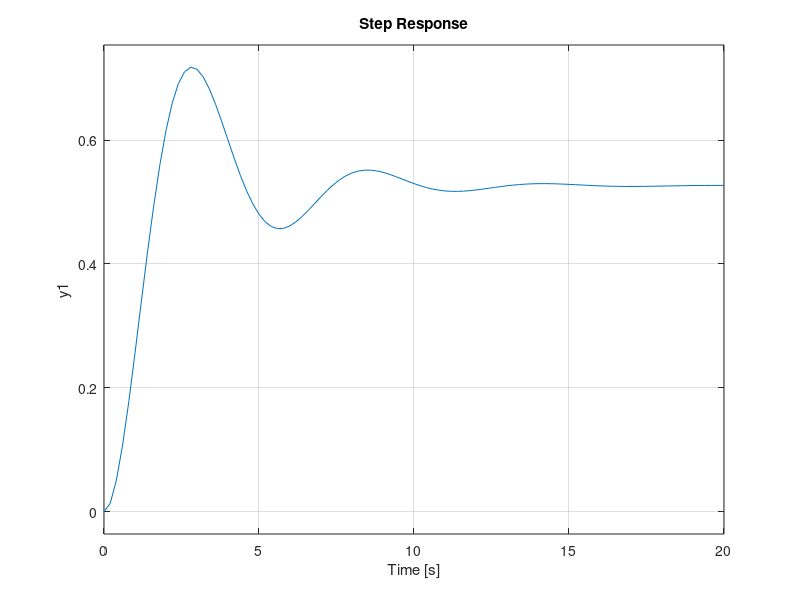

Write MATLAB code to recreate this figure. (Note: this script raises an error after producing the figure.)
%ACS1321 Exam Resit MATLAB Code

%% LECTURE 1 %%%%%%%%%%%%%%%%%%%%%%%%%%%%%%%%%%%%%%%%%%%%%%%%%%%%%%%%%%%%%%
%% DEFINE CLOSED LOOP TRANSFER FUNCTION AND TAKE STEP RESPONSE

s = tf ('s'); % define the Laplace variable as a transfer function
G = -3/(2*s+1) ; % Use s to write down the transfer function directly
step(G)

%% PLOT OF UNIT STEP RESPONSE WITH STEP INFO

s = tf('s'); % define the Laplace variable s as a transfer function
G = 1/(1.4*s^2 + s + 1.9) % use s to write down the transfer function directly
step(G) % obtain plot of step response
[y,t] = step(G); % obtain numerical values of step response y, for time t
stepinfo(G) % transient step response analysis of transfer function G 

%% PLOT OF IMPULSE RESPONSE

s = tf('s'); % define the Laplace variable s as a transfer function
G = 10/(s+2); % use s to write down the transfer function directly
impulse(G); % plot impulse response from transfer function G
[y,t] = impulse(G); % obtain numerical values of impulse response y for time

%% SYMBOLIC/ANALYTIC EXPRESSION OF STEP RESPONSE USING INVERSE LAPLACE (SO IN THE FORM: y(t) = K-Ke^(-t/T))

syms s % define the Laplace variable s as a symbolic variable
G = 2.47*(s+1)/(s^2+3*s+5); % define the plant transfer function symbolically
R = 1/s; % define the unit step input symbolically
Y = G*R; % define the output as output=plant*step input
y = ilaplace(Y) % obtain the analytic form of the step response

%% OBTAIN TRANSFER FUNCTION POLES

s = tf('s'); % define the Laplace variable s as a transfer function
G = 5/(7*s+5); % use s to write down the transfer function directly
pole(G) % obtain numerical values of poles
pzmap(G) % obtain plot of pole-zero map in the complex plane

%% RESIDUE (FOR FINDING THE PARTIAL FRACTION EXPANSION OF A TRANSFER FUNCTION)

b = [9.2 (9.2*3) (9.2*2)]
a = [1 22 175 594 720 0]
[r,p,k] = residue(b,a)
doc residue





%% LECTURE 2 %%%%%%%%%%%%%%%%%%%%%%%%%%%%%%%%%%%%%%%%%%%%%%%%%%%%%%%%%%%%%%

omegan = sqrt(13.5)
zeta = ((1)/(2*omegan))
omegad = omegan*(sqrt(1-(zeta)^2))
%% DEFINE A CLOSED LOOP UNITY NEGATIVE FEEDBACK SYSTEM WITH CONTROLLER C AND PLANT G (IN 2 WAYS) - SECOND METHOD IS BETTER, TO SEE WHAT'S GOING ON. 

% METHOD 1
% s = tf('s'); % define the Laplace variable s 
% G = 10/(s+2); % plant transfer function 
% C = 3; % proportional controller TF with gain=3
% T = feedback(C*G,1); % closed loop transfer function

% METHOD 2
s = tf('s'); % define the Laplace variable s 
G = 1/(s^2+1.4*s+18.1); % use s to write down the plant transfer function 
C = 1.1; % proportional controller TF with gain=3
T = minreal((C*G)/(1+C*G)) % closed loop transfer function

% THEN ANALYSE IT
subplot (1, 2, 1); step(T) % obtain plot of step response
[y,t] = step(T); % obtain numerical values of step response
subplot (1, 2, 2); pzmap(T)
p = pole(T) % obtain poles of closed loop system







%% LECTURE 3 %%%%%%%%%%%%%%%%%%%%%%%%%%%%%%%%%%%%%%%%%%%%%%%%%%%%%%%%%%%%%%
%% OBTAIN TRANSFER FUNCTION POLES, STEP AND IMPULSE RESPONSE (AS IN LECTURE 1)

s = tf('s'); % define the Laplace variable s as a transfer function
G = (3)/(2*s^2+4*s+2); % use s to write down the transfer function directly
[y,t] = impulse(G); % obtain numerical values of impulse response y for time
pole(G) % obtain numerical values of poles
subplot (1, 3, 1); impulse(G); % plot impulse response from transfer function G
subplot (1, 3, 2); step(G); % plot step response from transfer function G
subplot (1, 3, 3); pzmap(G) % obtain plot of pole-zero map in the complex plane







%% LECTURE 4 %%%%%%%%%%%%%%%%%%%%%%%%%%%%%%%%%%%%%%%%%%%%%%%%%%%%%%%%%%%%%%
%% ANALYSE TRANSIENT RESPONSE OF SECOND ORDER SYSTEM TRANSFER FUNCTION USING STEPINFO

s = tf('s'); % define the Laplace variable s as a transfer function
G = 25/(20*s^2+20*s+100); % use s to write down the transfer function directly
step(G) % obtain plot of step response
[y,t] = step(G); % obtain numerical values of step response y, for time t
stepinfo(G) % transient step response analysis of transfer function G 

%% OBTAIN CLOSED LOOP STEP RESPONSE TO A UNIT STEP, NUMERICAL POLES, POLE MAP AND TRANSIENT RESPONSE FOR A SECOND ORDER SYSTEM

s = tf('s'); % define the Laplace variable s as a transfer function
G = 1/(s^2+3*s+2); % use s to write down the transfer function directly
[y,t] = step(G); % obtain numerical values of step response y, for time t
stepinfo(G) % transient step response analysis of transfer function G 
pole(G) % obtain numerical values of poles
subplot (1, 2, 1); step(G); % plot step response from transfer function G
subplot (1, 2, 2); pzmap(G) % obtain plot of pole-zero map in the complex plane

%% FIND A CONTROLLER GAIN K THAT STABILISES A CLOSED LOOP TRANSFER FUNCTION BY CHECKING POLES AND STEP RESPONSE (SAME AS IN LECTURE 2, JUST USE TRIAL AND ERROR FOR VALUES OF K)

s = tf('s'); % define the Laplace variable s 
G = 1/(s^2+3*s-2); % use s to write down the plant transfer function 
K = 2.1;
C = K; % proportional controller TF with gain=3
T = minreal((C*G)/(1+C*G)); % closed loop transfer function

subplot (1, 2, 1); step(T) % obtain plot of step response
[y,t] = step(T); % obtain numerical values of step response
subplot (1, 2, 2); pzmap(T)
p = pole(T) % obtain poles of closed loop system







%% LECTURE 5 %%%%%%%%%%%%%%%%%%%%%%%%%%%%%%%%%%%%%%%%%%%%%%%%%%%%%%%%%%%%%%
%%  PLOT STEP RESPONSE FOR CLOSED LOOP TRANSFER FUNCTION AND CHECK THAT THE STEADY STATE ERROR IS SIMILAR TO THAT CALCUlATED THROUGH FINAL VALUE THEOREM INSPECTION OF 1/1+CG

% obtain step response of closed loop system and final error
s = tf ('s'); % Laplace variable
C = 1.2; % control transfer function
G = 1/(1.4*s^2 + 4.6*s + 1.6) ; % plant transfer function
T = minreal (( C*G ) /(1+ C* G)) ; % closed loop transfer function
figure ; step (T) % plot closed loop step response
y = step (T) ; % write step response into y
sse = 1- y(end ) % steady state error ( sse ) e=r-y

%% PLOT THE TRANSFER FUNCTION FROM REFERENCE INPUT R(S) TO ERROR E(S) AND CHECK THAT THE STEADY STATE ERROR IS EQUAL TO WHAT WAS CALCULATED THROUGH FVT WITH 1/1+CG
% steady - state error analysis of closed loop system
E = minreal (1/(1+ C *G) ); % error transfer function
figure ; step (E) % plot step response of error
e = step (E) ; % write error step response into e
final_e = e( end ) % final step error value

%% ANALYSE PROPORTIONAL CONTROL SYSTEM FOR STABILITY (THROUGH POLES) STEP RESPONSE, TRANSIENT RESPONSE AND STEP RESPONSE OF REFERENCE TO ERROR
s = tf ('s'); % Laplace variable
C = 10; % control transfer function
G = 2/(8* s ^2+3* s +2) ; % plant transfer function
T = minreal (( C*G ) /(1+ C* G)) ; % closed loop transfer function
pole (T) % calculate poles
subplot (1, 3, 1); pzmap(T) % obtain plot of step response
subplot (1, 3, 2); step (T)
stepinfo (T )
E = minreal (1/(1+ C *G) ); % error transfer function
subplot (1, 3, 3); step (E) % step response of error







%% LECTURE 6 %%%%%%%%%%%%%%%%%%%%%%%%%%%%%%%%%%%%%%%%%%%%%%%%%%%%%%%%%%%%%%
%% PROPORTIONAL INTEGRAL DERIVATIVE CONTROLLER TRANSFER FUNCTION WITH GAINS Kp, Ki and Kd (remove either of these terms where necessary).

s = tf('s'); % Laplace variable defined as transfer function 
G = 1/(1.9*s^2 + 2.3*s + 3.1); % first order plant transfer function

% define PID controller 
Kp = 0.3; % proportional gain 
Ki = 1; % integral gain
Kd = 0; % derivative gain
C = Kp + Ki/s + Kd*s; % PID controller transfer function

% PID closed loop system
T = minreal((C*G)/(1+C*G)); % PID closed loop control system TF
step(T)

%% COMPARING PROPORTIONAL AND PI STEP RESPONSES
clear all; 

% define a first order plant
s = tf('s'); % Laplace variable define as transfer function 
G = 1/(s+1); % first order plant transfer function

% define the proportional control system
Kp = 10; % proportional control gain
C = Kp; % controller transfer function
Tp = minreal((C*G)/(1+C*G)); % proportional closed loop control system TF

% define PI control system
Kp = 10; % proportional control gain 
Ki = 100; % integral gain
C = Kp+Ki/s; % PI controller transfer function
Tpi = minreal((C*G)/(1+C*G)); % PI closed loop control system TF

% closed loop step responses 
nt = 1.2; % time length of step response (seconds)
[yp,tp] = step(Tp,nt); % step response of the proportional control system
[ypi,tpi] = step(Tpi,nt); % step response of the PI control system

% plot closed loop step responses 
figure; % new figure
hold on; % hold onto multiple plots 
plot(tp,yp,'r','linewidth',2); % plot proportional control step
plot(tpi,ypi,'g','linewidth',2); % plot PI control step
plot([-0.1 0 0 nt],[0 0 1 1],'k--',... % dots indicate line break
 'linewidth',2); % plot reference step input 
xlim([-0.1 nt]); % x-axis limits
ylim([-0.1 1.3]); % y-axis limits
xlabel('Time (s)'); % x-axis label 
ylabel('Output'); % y-axis label

%%  COMPARING PROPORTIONAL, PI AND PID CONTROL THROUGH STEP RESPONSE AND POLES

s = tf ('s'); % Laplace variable
G = 1/( s ^2 + 6* s + 3) ; % plant transfer function

% define the proportional control system
Kp = 1; % proportional control gain
C = Kp ; % prop . control transfer function
Tp = minreal (( C* G) /(1+ C* G) ); % prop . closed loop TF

% define PI control system
Kp = 1; % proportional control gain
Ki = 0.1; % integral gain
C = Kp + Ki /s ; % PI controller transfer function
Tpi = minreal (( C*G ) /(1+ C* G)) ; % PI closed loop TF

% define PID control system
Kp = 1; % proportional control gain
Ki = 0.1; % integral gain
Kd = 10; % derivative gain
C = Kp + Ki /s + Kd* s; % PI controller transfer function
Tpid = minreal (( C*G ) /(1+ C* G)) ; % PI closed loop TF

% closed loop step responses
subplot (1 ,2 ,1)
step ( Tp,'r'); hold on % step response for proportional control
step ( Tpi,'g' ) ; % step response for PI control system
step ( Tpid ,'b') ; % step response for PI control system
legend (' Proportional Control ','PI Control ','PID Control') % insert legend

% closed loop plot of poles
subplot (1 ,2 ,2)
pzmap ( Tp ); hold on % step response for proportional control
pzmap ( Tpi ) ; % step response for PI control
pzmap ( Tpid ) ; % step response for PI control
legend (' Proportional Control ','PI Control ','PID Control') % insert legend

%% DESIGNING A FEEDBACK PI CONTROLLER THAT IS STABLE, GIVES 0 STEADY STATE ERROR AND HAS LESS THAN 20% OVERSHOOT.
% MAKE SURE TO USE SISOTOOL - TUNING METHODS - PID TUNING AND MESS AROUND WITH THE TWO BOTTOM SLIDERS UNTIL YOU GET SOMEWHERE.

s = tf ('s'); % Laplace variable
G = (s^2+3*s+2)/[s^4+5*s^3+2*s^2+1] ; % plant transfer function
Kp =1; % proportional control gain
Ki = 0; % integral control gain
C = Kp + Ki /s ; % controller transfer function
T = minreal (( C*G ) /(1+ C* G)) ; % closed loop transfer function
figure ; step (T) % closed loop step response
stepinfo (T ) % transient performance
% also try sisotool - go to Tuning Methods -> PID Tuning
sisotool (G )

%% USING A FOR LOOP TO TRIAL AND ERROR DIFFERENT VALUES OF GAIN FOR A PID CONTROLLER (SISOTOOL MIGHT ALSO HELP HERE)
clear all; 
% define a first order plant
s = tf('s'); % Laplace variable define as transfer function 
G = 0.2/(s+0.1); % first order plant transfer function
figure;
for i = 0.1:0.1:1
    % define PI control system
    Kp = i; % proportional control gain
    Ki = 0;
    Kd = 0;
    C = Kp+Ki/s+Kd*s; % PI controller transfer function
    Tpid = minreal((C*G)/(1+C*G)); % PI closed loop control system TF
    step(Tpid);
    hold on; % hold onto multiple plots
    legend ('1','2','3','4','5')
end







%% LECTURE 7 %%%%%%%%%%%%%%%%%%%%%%%%%%%%%%%%%%%%%%%%%%%%%%%%%%%%%%%%%%%%%%
%% EVALUATE GAIN AND PHASE AT A SINGLE FREQUENCY FOR A SYSTEM

w = 2; % frequency in rad /s
G = 4.3/(1*(j*w)+1.7) ; % freq . response function
magG = sqrt ( real (G ) ^2 + imag (G ) ^2) % magnitude
phaseG = atan2 ( imag ( G) , real ( G) ) % phase in radians
phaseGdeg = phaseG /(2* pi ) * 360 % phase in degrees

%% ALTERNATIVE SOLUTION USING THE BODE FUNCTION
s = tf ('s'); % Laplace variable
w = 2;
G = 6.8/(s+5.8) ; % define transfer function
[ mag , phase ] = bode (G , w) % obtain gain and phase in degrees.

%% EVALUATE GAIN AND PHASE OVER A RANGE OF FREQUENCIES

w = 0.001:0.1:100; % define frequencies
for i = 1:length(w)
 G = 1/(j*w(i) + 1); % frequency response function
 magG(i) = sqrt(real(G)^2 + imag(G)^2); % gain
 phaseG(i) = atan2(imag(G),real(G)); % phase
end
% plot gain and phase
figure; % new figure
subplot(2,1,1); % subplot 1
semilogx(w,magG) % gain plotted on log x-axis
xlabel('Frequency (rad/s)') % x-axis label
ylabel('Gain') % y-axis label
subplot(2,1,2); % subplot 2
semilogx(w,(phaseG./(2*pi))*360) % phase plotted on log x-axis
xlabel('Frequency (rad/s)') % x-axis label
ylabel('Phase (deg)') % y-axis label

%% MAKE A BODE PLOT TO FIND GAIN AND PHASE (MAGNITUDE IN DECIBELS AND ABSOLUTE UNITS)

s = tf('s'); % define Laplace variable as transfer function
C = 50
G = 0.08/(s+2); % define transfer function
T = minreal((C*G)/(1+C*G));
% magnitude and phase for frequencies w rad/s of transfer function G
[mag,phase,w] = bode(T);
figure; % new figure
bode(T); % plot gain and phase (freq in rad/s and gain in dB) 
figure; % new figure
h = bodeplot(T); % Bode plot with handle h
setoptions(h,'FreqUnits','Hz','MagUnits','abs'); % freq. in Hz, gain in abs.







%% LECTURE 8 %%%%%%%%%%%%%%%%%%%%%%%%%%%%%%%%%%%%%%%%%%%%%%%%%%%%%%%%%%%%%%
%% PLOT GAIN, PHASE AND STEP RESPONSE OF A CLOSED LOOP SYSTEM, EITHER P, PI OR PID. 

s = tf ('s'); % Laplace variable
G = 4.3/(s+1.7) ; % plant transfer function
Kp = 1; % proportional control gain
Ki = 0; % integral control gain
Kd = 0; % derivative control gain
C = Kp + Ki /s + Kd*s; % controller transfer function
T = minreal (( C*G ) /(1+ C* G)) ; % closed loop transfer function
% magnitude and phase for frequencies w rad/s of transfer function G
[mag,phase,w] = bode(G);
figure; % new figure
bode(T); % plot gain and phase (freq in rad/s and gain in dB)
figure;
h = bodeplot(T); % Bode plot with handle h
setoptions(h,'FreqUnits','Hz','MagUnits','abs'); % freq. in Hz, gain in abs.
figure;
step(T)







%% LECTURE 9 AND 10 %%%%%%%%%%%%%%%%%%%%%%%%%%%%%%%%%%%%%%%%%%%%%%%%%%%%%%%
%% PLOTTING STEP RESPONSE AND FREQUENCY RESPONSE OF CLOSED LOOP TRANSFER FUNCTION AND SENSITIVITY FUNCTION

% Sensitivity frequency response example
clear all

% define plant transfer function and controller
s = tf('s'); % Laplace variable 
G = 0.08/(s+2); % plant
Kp = 1; % proportional gain
Ki = 50; % integral gain
C = Kp + Ki/s; % PID controller

% closed loop and sensitivity transfer functions
T = minreal((C*G)/(1+C*G)); % closed loop transfer function
S = minreal(1/(1+C*G)); % sensitivity function
RU = minreal(C/(1+C*G)); % reference to input TF
VU = minreal(-C/(1+C*G)); % disturbance to input TF

% step responses 
maxT = 10; % time length of step in seconds
[y1,t] = step(T,maxT); % step response of closed loop system
u1 = step(RU,t); % step response from reference to input
y2 = step(S,t); % step of sensitivity function
u2 = step(VU,t); % step of disturbance to input
N = length(t); % number of samples in step response

% frequency response
w = logspace(-1,1,100); % frequencies in rad/s
[mag1,phase1] = bode(T,w); % magnitude and phase of closed loop TF
[mag2,phase2] = bode(S,w); % magnitude and phase of sensitivity TF
f = w/(2*pi); % frequencies in Hz for plotting

% setup new figure
figure;

% plot step response of closed loop system
subplot(2,2,1)
plot(t,y1,'k','linewidth',1); hold on % plot step response
plot(t,ones(N,1),'k--','linewidth',1); % plot desired response
xlim([0 maxT]); % define x-axis limits
ylim([-0.1 1.1]); % define y-axis limits
title('(a) Closed Loop Step Response'); % define title
xlabel('Time (s)'); ylabel('Output y(t)'); % define x and y labels

% plot step response of sensitivity function
subplot(2,2,3)
plot(t,y2,'k','linewidth',1); hold on
plot(t,zeros(N,1),'k--','linewidth',1); 
xlim([0 maxT])
ylim([-0.1 1.1])
title('(b) Sensitivity Function Step Response')
xlabel('Time (s)'); ylabel('Output y(t)');

% plot freq response of closed loop system
subplot(2,2,2)
semilogx(f,squeeze(mag1),'k','linewidth',1); hold on
semilogx([f(1) f(end)],[1 1],'k--','linewidth',1)
xlim([f(1) f(end)]);
title('(c) Closed Loop Gain')
xlabel('Frequency (Hz)'); ylabel('Gain |T(j\omega)|'); grid

% plot freq response of sensitivity function
subplot(2,2,4)
semilogx(f,squeeze(mag2),'k','linewidth',1); hold on
semilogx([f(1) f(end)],[1 1],'k--','linewidth',1)
xlim([f(1) f(end)]);
title('(d) Sensitivity Function Gain')
xlabel('Frequency (Hz)'); ylabel('Gain |S(j\omega)|'); grid

%% PLOT SENSITIVITY FUNCTION STEP AND FREQUENCY RESPONSE FOR A PID CONTROLLER

% define sensitivity function
s = tf ('s'); % Laplace variable
C = 0.25 + 2.5/ s + 0.005* s ; % PID controller
G = 3/( s ^2+2* s +10) ; % plant transfer function
S = minreal (1/(1+ C *G) ); % sensitivity function
% plot Bode diagram and step response
figure ; % new figure
h = bodeplot ( S); % closed loop Bode plot
setoptions (h , 'FreqUnits','Hz','MagUnits','abs'); % change units
grid on % turn on grid

%% ANALYSING A TRANSFER FUNCTION ALL THE WAY THROUGH: FROM DIFFERENTIAL EQUATION TO FINDING STABILITY, TRANSIENT RESPONSE, STEADY STATE RESPONSE, BODE DIAGRAM AND CHECKING SENSITIVITY FUNCTION BODE PLOT FOR DISTURBANCE REJECTION

% define transfer functions
s = tf ('s'); % Laplace variable
G = 0.08/(s+2) ; % plant transfer function
C = 30+60/s; % PI controller
T = minreal (( C*G ) /(1+ C* G)) ; % closed loop transfer function
S = minreal (1/(1+ C *G) ); % sensitivity function
% plot step responses and poles of closed loop transfer function
subplot (2 ,3 ,1)
step (T)
subplot (2 ,3 ,4)
pzmap (T)
% plot bode diagram of closed loop transfer function
subplot (2 ,3 ,[2 5])
h = bodeplot ( T);
setoptions (h , 'FreqUnits','Hz','MagUnits','abs');
grid on
title ('Reference tracking ')
% plot bode diagram of sensitivity function
subplot (2 ,3 ,[3 6])
h = bodeplot ( S);
setoptions (h , 'FreqUnits','Hz','MagUnits','abs');
grid on
title (' Sensitivity to disturbances ')
% obtain transient response info
stepinfo (T)
